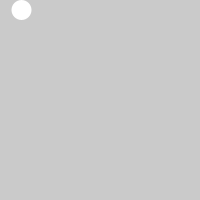
Frame 1 (no input)
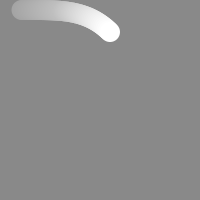
Frame 60 (the mouse pressed at the canvas centre just before this capture)
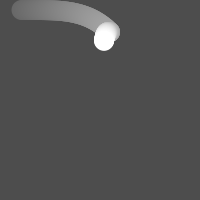
Frame 120 (the mouse held since frame 60 and released just before this capture)

The Processing sketch that drew these frames (run headless with seeded random() and noise(); from frame 60 on, the mouse is pressed at the canvas centre):

// Processing sketch: MovingOnCurves
// ── MovingOnCurves.pde
/**
 * Moving On Curves. 
 * 
 * 
 * 
 * Updated 15 September 2002
 */

float beginX = 20.0;  // Initial x-coordinate
float beginY = 10.0;  // Initial y-coordinate
float endX = 170.0;   // Final x-coordinate
float endY = 180.0;   // Final y-coordinate
float distX;          // X-axis distance to move
float distY;          // Y-axis distance to move
float exponent = 4;   // Determines the curve
float x = 0.0;        // Current x-coordinate
float y = 0.0;        // Current y-coordinate
float step = 0.01;    // Size of each step along the path
float pct = 0.0;      // Percentage traveled (0.0 to 1.0)

void setup() 
{
  size(200, 200);
  noStroke();
  smooth();
  distX = endX - beginX;
  distY = endY - beginY;
}

void draw() 
{
  fill(0, 2);
  rect(0, 0, width, height);
  pct += step;
  if (pct < 1.0) {
    x = beginX + (pct * distX);
    y = beginY + (pow(pct, exponent) * distY);
  }
  fill(255);
  ellipse(x, y, 20, 20);
}

void mousePressed() {
  pct = 0.0;
  beginX = x;
  beginY = y;
  endX = mouseX;
  endY = mouseY;
  distX = endX - beginX;
  distY = endY - beginY;
}
